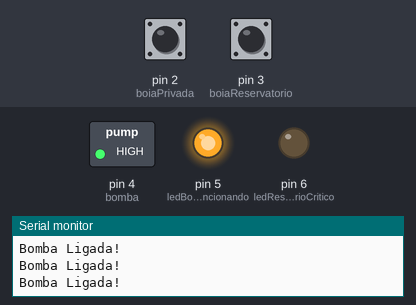
This sketch was run on a simulated Arduino Uno, built with avr-gcc and run on an emulated ATmega328P. Shown: switched loads named in the sketch (green lamp = pin HIGH), output pins drawn as LEDs (lit = HIGH), the last lines printed to the serial monitor. Inputs (shaded band) come from the test bench; at power-on: pin 2 (boiaPrivada) HIGH, pin 3 (boiaReservatorio) HIGH.

Above: at 2.8 s.
2.9 s: pin 2 (boiaPrivada) pulled LOW for 1.2 s
At 4.2 s:
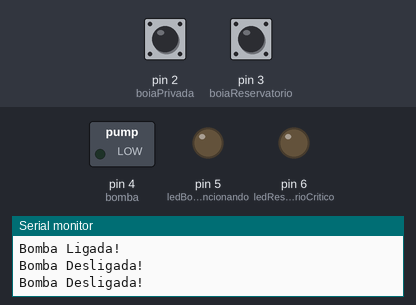
6.5 s: pin 3 (boiaReservatorio) pulled LOW for 1.2 s
At 7.8 s:
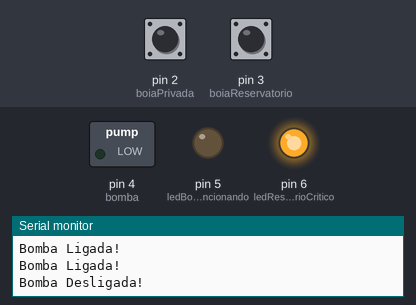
9.5 s: pin 3 (boiaReservatorio) pulled LOW for 3.2 s
At 14.2 s:
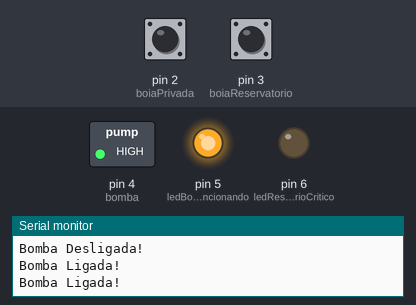
14.5 s: pin 2 (boiaPrivada) pulled LOW for 3.2 s
At 15.8 s:
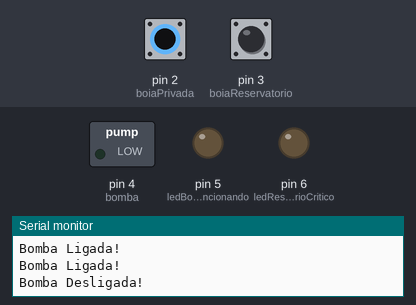
Timing chart, 0 to 19.5 s (numbered marks = the images above; inputs shaded):
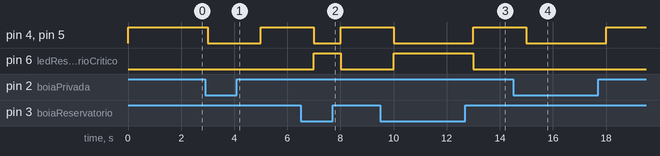

The sketch:

banheiro_sustentavel_2023.ino
```cpp
//Código Banheiro Sustentável Automatizado - Mostra de Tecnologia da D.E. de Jundiaí 2023
const int boiaPrivada = 2; //nomeia o pino 2 do Arduino, fazendo referência à boia
const int boiaReservatorio = 3; //nomeia o pino 3 do Arduino, fazendo referência à boia
const int bomba = 4; // nomeia o pino 4 do Arduino, fazendo referência à bomba
const int ledBombaFuncionando = 5; // nomeia o pino 5 do Arduino, fazendo referência ao led de bomba em funcionamento
const int ledReservatorioCritico = 6; // nomeia o pino 6 do Arduino, fazendo referência ao led do nivel critico de água no reservatório

void setup() {
  Serial.begin(9600);
  pinMode(boiaPrivada, INPUT_PULLUP); //Seta o pino da boia como entrada de sinal
  pinMode(boiaReservatorio, INPUT_PULLUP); //Seta o pino da boia como entrada de sinal
  pinMode(ledBombaFuncionando, OUTPUT); //Seta o pino do led como saída de sinal
  pinMode(ledReservatorioCritico, OUTPUT); //Seta o pino do led como saída de sinal
  pinMode(bomba, OUTPUT); //Seta o pino da bomba como saída de sinal
  digitalWrite(bomba, LOW); //desliga a bomba
}

void loop() {
  if(digitalRead(boiaReservatorio)== LOW){ //verifica se a boia do reservatorio está no nivel adequado
    digitalWrite(bomba, LOW); //desliga a bomba
    Serial.println("Bomba Desligada!"); //indicador para leitura serial (pelo PC)
    digitalWrite(ledReservatorioCritico, HIGH); // liga o led que indica que o nível de água está baixo e que a bomba não funcionará
    digitalWrite(ledBombaFuncionando, LOW);    //desliga a luz da bomba
    delay(1000); //pequena pausa, pois senão o código é processado em milésimos de segundos
  } else {
    digitalWrite(ledReservatorioCritico, LOW); // desliga o led que indica que o nível de água está baixo e que a bomba não funcionará
    if (digitalRead(boiaPrivada) == HIGH){ //Se o sensor for acionado, faça:
      digitalWrite(bomba, HIGH);    //ligue a bomba
      digitalWrite(ledBombaFuncionando, HIGH);    //ligue a luz da bomba
      Serial.println("Bomba Ligada!"); //indicador para leitura serial (pelo PC)
      delay(1000); //pequena pausa, pois senão o código é processado em milésimos de segundos
    } else {    //Senão:
      digitalWrite(ledReservatorioCritico, LOW);
      digitalWrite(bomba, LOW);     //desligue a bomba
      digitalWrite(ledBombaFuncionando, LOW);    //desliga a luz da bomba
      Serial.println("Bomba Desligada!"); //indicador para leitura serial (pelo PC)
      delay(1000); //pequena pausa, pois senão o código é processado em milésimos de segundos
    }
  }
}
```

Measured:
- after the input at 2.9 s, pin 4 (bomba), pin 5 (ledBombaFuncionando): HIGH → LOW after 0.10 s, → HIGH 2.0 s later
- after the input at 6.5 s, pin 4 (bomba), pin 5 (ledBombaFuncionando): HIGH → LOW after 0.50 s, → HIGH 1.0 s later; pin 6 (ledReservatorioCritico): LOW → HIGH after 0.50 s, → LOW 1.0 s later
- after the input at 9.5 s, pin 4 (bomba), pin 5 (ledBombaFuncionando): HIGH → LOW after 0.50 s, → HIGH 3.0 s later; pin 6 (ledReservatorioCritico): LOW → HIGH after 0.50 s, → LOW 3.0 s later
- after the input at 14.5 s, pin 4 (bomba), pin 5 (ledBombaFuncionando): HIGH → LOW after 0.50 s, → HIGH 3.0 s later
